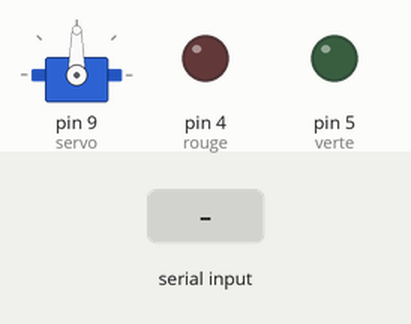
This sketch was run on a simulated Arduino Uno, built with avr-gcc and run on an emulated ATmega328P. Parts: servo, output pins drawn as LEDs (lit = HIGH). Inputs (shaded band) come from the test bench.

Above: at 3.2 s.
3.3 s: "1\n" received over Serial
At 5.3 s:
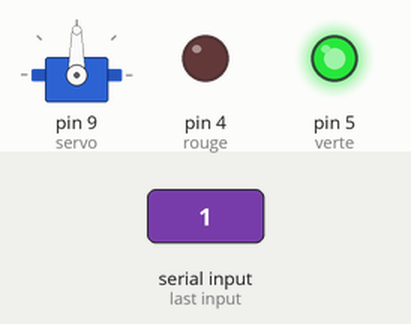
At 10.7 s:
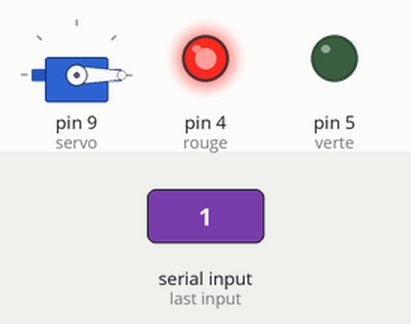
Timing chart, 0 to 15.5 s (numbered marks = the images above; inputs shaded):
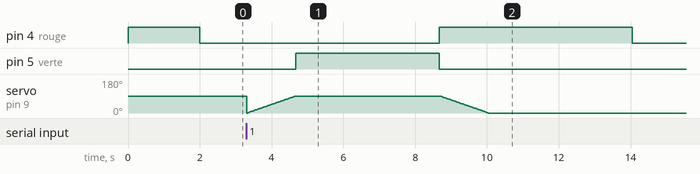

Measured:
- after the input at 3.3 s, pin 4 (rouge): LOW → HIGH after 5.4 s, → LOW 5.4 s later; pin 5 (verte): LOW → HIGH after 1.4 s, → LOW 4.0 s later

The sketch:

sketch_nov25a.ino
```cpp
#include <Servo.h>
Servo myservo;
#define rouge 4
#define verte 5
#define servo 9

int action;
int pos = 0;
int place = 5;  // Nombre de places initiales
unsigned long previousMillis = 0;
void setup() {
  myservo.attach(servo);
  pinMode(rouge, OUTPUT);
  pinMode(verte, OUTPUT);
  Serial.begin(9600);
  myservo.write(90);
  digitalWrite(verte,0);
  digitalWrite(rouge,1);
  delay(2000);  // Adjust the delay as needed

}

void loop() {

  digitalWrite(rouge, LOW);
  if (Serial.available()) {
    action = Serial.parseInt();
    if (action == 1) {

      openBarrier();
      digitalWrite(verte,1);
      digitalWrite(rouge,0);

      delay(4000);
      digitalWrite(verte,0);
      digitalWrite(rouge,1);
      closeBarrier();
      delay(4000);
    }
    if (action == -1 ) {

    }
    if (action == 0 ) {

    }

  }

}

void openBarrier() {
  for (pos = 0; pos <= 90; pos += 1) {
    myservo.write(pos);
    delay(15);
  }
}

void closeBarrier() {
  for (pos = 90; pos >= 0; pos--) {
    myservo.write(pos);
    delay(15);
  }
}
```
